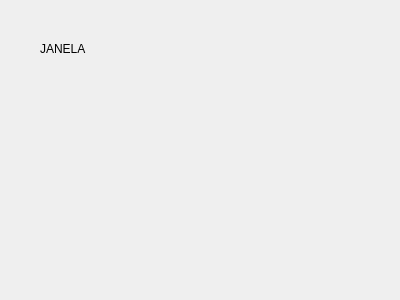
<?xml version="1.0" encoding="UTF-8"?>
<ui version="4.0">
 <class>janela</class>
 <widget class="QDialog" name="janela">
  <property name="geometry">
   <rect>
    <x>0</x>
    <y>0</y>
    <width>400</width>
    <height>300</height>
   </rect>
  </property>
  <property name="windowTitle">
   <string>Dialog</string>
  </property>
  <widget class="QLabel" name="label">
   <property name="geometry">
    <rect>
     <x>40</x>
     <y>40</y>
     <width>67</width>
     <height>17</height>
    </rect>
   </property>
   <property name="text">
    <string>JANELA</string>
   </property>
  </widget>
 </widget>
 <resources/>
 <connections/>
</ui>
